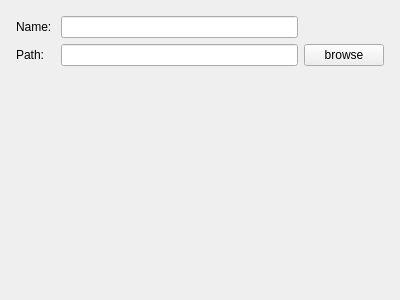
<?xml version="1.0" encoding="UTF-8"?>
<ui version="4.0">
 <class>ProSetPage</class>
 <widget class="QWizardPage" name="ProSetPage">
  <property name="geometry">
   <rect>
    <x>0</x>
    <y>0</y>
    <width>400</width>
    <height>300</height>
   </rect>
  </property>
  <property name="windowTitle">
   <string>WizardPage</string>
  </property>
  <layout class="QGridLayout" name="gridLayout_2">
   <item row="0" column="1">
    <layout class="QGridLayout" name="gridLayout">
     <property name="leftMargin">
      <number>5</number>
     </property>
     <property name="topMargin">
      <number>5</number>
     </property>
     <property name="rightMargin">
      <number>5</number>
     </property>
     <property name="bottomMargin">
      <number>5</number>
     </property>
     <item row="0" column="0">
      <widget class="QLabel" name="label">
       <property name="text">
        <string>Name: </string>
       </property>
      </widget>
     </item>
     <item row="1" column="3">
      <widget class="QPushButton" name="pushButton">
       <property name="text">
        <string>browse</string>
       </property>
      </widget>
     </item>
     <item row="1" column="2">
      <widget class="QLineEdit" name="lineEdit_2"/>
     </item>
     <item row="1" column="0">
      <widget class="QLabel" name="label_2">
       <property name="text">
        <string>Path: </string>
       </property>
      </widget>
     </item>
     <item row="0" column="2">
      <widget class="QLineEdit" name="lineEdit"/>
     </item>
     <item row="2" column="2">
      <widget class="QLabel" name="tips">
       <property name="text">
        <string/>
       </property>
      </widget>
     </item>
    </layout>
   </item>
  </layout>
 </widget>
 <resources/>
 <connections/>
</ui>
